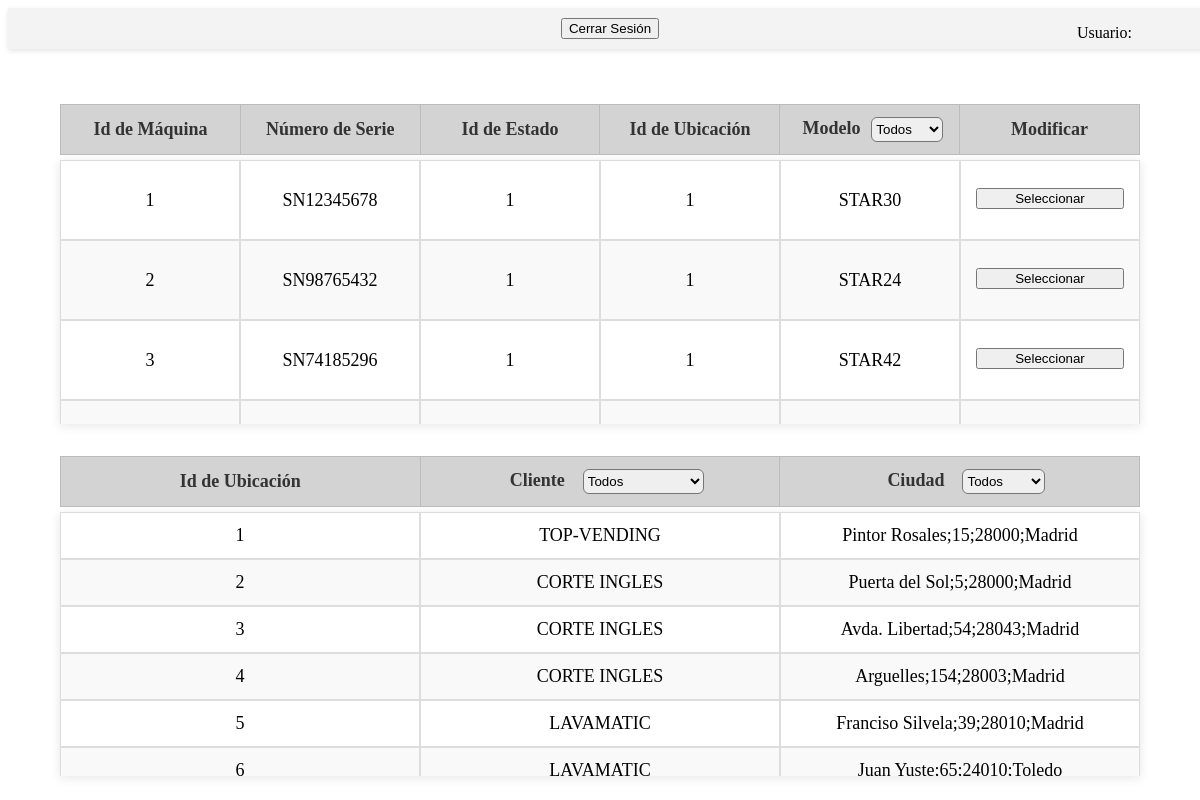
The page /m2/fabricacion.php on the database its author committed.
### tables this page shows
CREATE TABLE maquina(
		idmaquina	INT 			AUTO_INCREMENT PRIMARY KEY
	,	numserie	VARCHAR(32)		NOT NULL
    ,	idestado	INT 			NOT NULL		 
    ,	idubicacion	INT 			NOT NULL		 
													 
    ,	capacidad	INT				NOT NULL         
	,   stockmax    INT             NOT NULL		 
    ,	modelo		VARCHAR(32) 	NOT NULL		 
    ,	foto		VARCHAR(128)	NOT NULL		 
    ,	FOREIGN KEY (idestado) 	  REFERENCES estado(idestado)
    ,	FOREIGN KEY (idubicacion) REFERENCES ubicacion(idubicacion)
);

CREATE TABLE ubicacion(
		idubicacion	INT 		AUTO_INCREMENT PRIMARY KEY
	,	cliente		VARCHAR(64)	NOT NULL
	,	dir			VARCHAR(64) NOT NULL 	 
);

### clases/basededatos.php (called while the page is built, shortened)
<?php
class database{
    public static function CloseConn(): bool{
        return true;
    }
}
?>

### m2/fabricacion.php (the view, shortened to what this page needs)
<?php
require_once DOCROOT . "/clases/basededatos.php";
require_once DOCROOT . '/clases/funciones.php';
$dbh = conectar();
echo crearMenu($dbh);
$ssql1 = "SELECT idmaquina, numserie, idestado, idubicacion, modelo FROM maquina";
$ssql2 = "SELECT idubicacion, cliente, dir FROM ubicacion";
try {
    $stm = $dbh->prepare($ssql1);
    $stm->execute();
    $rows_maquinas = $stm->fetchAll(PDO::FETCH_ASSOC);
    $stm = $dbh->prepare($ssql2);
    $stm->execute();
    $rows_ubicaciones = $stm->fetchAll(PDO::FETCH_ASSOC);
} catch (PDOException $e) {
    echo '<script>console.log("Error al recoger los datos: ' . $e->getMessage() . '");</script>';
}
?>
<!DOCTYPE html>
<html lang="es">
<head>
    <link rel="stylesheet" href="/topvending/css/stylesheet_m2.css">
    <link rel="stylesheet" href="/topvending/css/hallentrada.css">
</head>
<body>
    <form method="GET" action="">
        <div class="titulos" id="tit1">
            <table class="tabla_encabezado">
                <thead>
                    <tr>
                        <th class='th_principal'>Id de Máquina</th>
                        <th class='th_principal'>Número de Serie</th>
                        <th class='th_principal'>Id de Estado</th>
                        <th class='th_principal'>Id de Ubicación</th>
                        <th class='th_principal'>
                            Modelo
                            <select class="filtros" name="modelo" onchange="this.form.submit()">
                                <option value="">Todos</option>
                            </select>
                        </th>
                        <th class='th_principal'>Modificar</th>
                    </tr>
                </thead>
            </table>
        </div>
    </form>
        <div class="tablas" id="maquinas_fabri">
            <table class='tabla_principal'>
                <?php
                foreach ($rows_maquinas as $row) {
                    echo "<tr class='tr_contenido_principal'>";
                    echo "<td class='tabla_principal_td'>" . htmlspecialchars($row['idmaquina']) . "</td>";
                    echo "<td class='tabla_principal_td'>" . htmlspecialchars($row['numserie']) . "</td>";
                    echo "<td class='tabla_principal_td'>" . htmlspecialchars($row['idestado']) . "</td>";
                    echo "<td class='tabla_principal_td'>" . htmlspecialchars($row['idubicacion']) . "</td>";
                    echo "<td class='tabla_principal_td'>" . htmlspecialchars($row['modelo']) . "</td>";
                    echo "<td class='tabla_principal_td'>
                            <form method='POST'>
                                <input type='hidden' name='id_maquina' value='" . htmlspecialchars($row['idmaquina']) . "'>
                                <input type='hidden' name='numero_serie' value='" . htmlspecialchars($row['numserie']) . "'>
                                <input type='hidden' name='id_estado' value='" . htmlspecialchars($row['idestado']) . "'>
                                <input type='hidden' name='id_ubicacion' value='" . htmlspecialchars($row['idubicacion']) . "'>
                                <input type='hidden' name='modelo' value='" . htmlspecialchars($row['modelo']) . "'>
                                <button type='submit' name='seleccionar_fila'>Seleccionar</button>
                            </form>
                          </td>";
                    echo "</tr>";
                }
                ?>
            </table>
        </div>
        <form method="GET" action="">
        <div id="tit2">
            <table class="tabla_encabezado">
                <thead>
                    <tr>
                        <th class='th_principal'>Id de Ubicación</th>
                        <th class='th_principal'>
                            Cliente
                            <select class="filtros" name="cliente" onchange="this.form.submit()">
                                <option value="">Todos</option>
                            </select>
                        </th>
                        <th class='th_principal'>
                            Ciudad
                            <select class="filtros" name="ciudad" onchange="this.form.submit()">
                                <option value="">Todos</option>
                            </select>
                        </th>
                    </tr>
                </thead>
            </table>
        </div>
        <div class="tablas" id="ubis_fabri">
            <table class='tabla_principal'>
                <?php
                foreach ($rows_ubicaciones as $row) {
                    echo "<tr class='tr_contenido_principal'>";
                    echo "<td class='tabla_principal_td'>" . htmlspecialchars($row['idubicacion']) . "</td>";
                    echo "<td class='tabla_principal_td'>" . htmlspecialchars($row['cliente']) . "</td>";
                    echo "<td class='tabla_principal_td'>" . htmlspecialchars($row['dir']) . "</td>";
                    echo "</tr>";
                }
                ?>
            </table>
        </div>
    </form>
</body>
</html>

### clases/funciones.php (shortened to what this page needs)
<?php
function crearMenu(PDO $conexion): string
{
    $user = $_SESSION['usuario'];
    $result = "";
    $rol = $_SESSION["rol"];
    $ssql = "SELECT boton, enlace FROM menu WHERE rol = :rol";
    $stmt = $conexion->prepare($ssql);
    $stmt->bindParam(":rol", $rol);
    $stmt->execute();
    $rows = $stmt->fetchAll(PDO::FETCH_ASSOC);
    $result .= "<header class='top'>";
    $result .= "<button onclick=\"window.location.href='/topvending/login.php';\">Cerrar Sesión</button>";
    $result .= "<p class='nombre1'>"."Usuario: ".$user. "</p>" ."</header>";
    return $result;
}
?>

### css/stylesheet_m2.css (style rules this page uses)
.tablas { background-color: lightgoldenrodyellow; height: 33%; width: 90%; position: absolute; left: 50%; transform: translateX(-50%); overflow: auto; box-shadow: 0 2px 10px rgba(0, 0, 0, 0.1); scrollbar-width: none; }
.tabla_encabezado { width: 100%; border-collapse: collapse; table-layout: fixed; }
.tabla_principal { width: 100%; border-spacing: 0; background-color: white; overflow: hidden; table-layout: fixed; }
.tabla_principal_td { border: 1px solid #ddd; padding: 12px 15px; text-align: center; white-space: nowrap; font-size: large; }
#maquinas_fabri { top: 20%; }
#ubis_fabri { top: 64%; }
#tit1, #tit2 { position: absolute; height: 50px; width: 90%; left: 50%; transform: translateX(-50%); }
#tit1 { top: 13%; }
#tit2 { top: 57%; }
#tit2 th, #tit1 th, .th_principal { background-color: lightgray; height: 50px; padding: 10px; border: 1px solid #bbb; text-align: center; font-weight: bold; color: #333; font-size: large; }
.filtros { position: relative; left: 4%; height: 25px; border-radius: 6px; }
.tabla_principal_td button { display: flex; justify-content: center; align-items: center; margin-top: 15px; height: 100%; width: 100%; }
tr:nth-child(even) { background-color: #f9f9f9; }

### css/hallentrada.css (style rules this page uses)
.top { position: relative; width: 100%; text-align: center; padding: 10px; background-color: #f3f3f3; box-shadow: 0px 2px 5px rgba(0, 0, 0, 0.1); }
.nombre1 { position: absolute; right: 5rem; top: 0; }

### rows shown on the page
maquina: idmaquina "1", numserie "SN12345678", idestado "1", idubicacion "1", modelo "STAR30"
maquina: idmaquina "2", numserie "SN98765432", idestado "1", idubicacion "1", modelo "STAR24"
maquina: idmaquina "3", numserie "SN74185296", idestado "1", idubicacion "1", modelo "STAR42"
ubicacion: idubicacion "1", cliente "TOP-VENDING", dir "Pintor Rosales;15;28000;Madrid"
ubicacion: idubicacion "2", cliente "CORTE INGLES", dir "Puerta del Sol;5;28000;Madrid"
ubicacion: idubicacion "3", cliente "CORTE INGLES", dir "Avda. Libertad;54;28043;Madrid"
ubicacion: idubicacion "4", cliente "CORTE INGLES", dir "Arguelles;154;28003;Madrid"
ubicacion: idubicacion "5", cliente "LAVAMATIC", dir "Franciso Silvela;39;28010;Madrid"
ubicacion: idubicacion "6", cliente "LAVAMATIC", dir "Juan Yuste;65;24010;Toledo"
